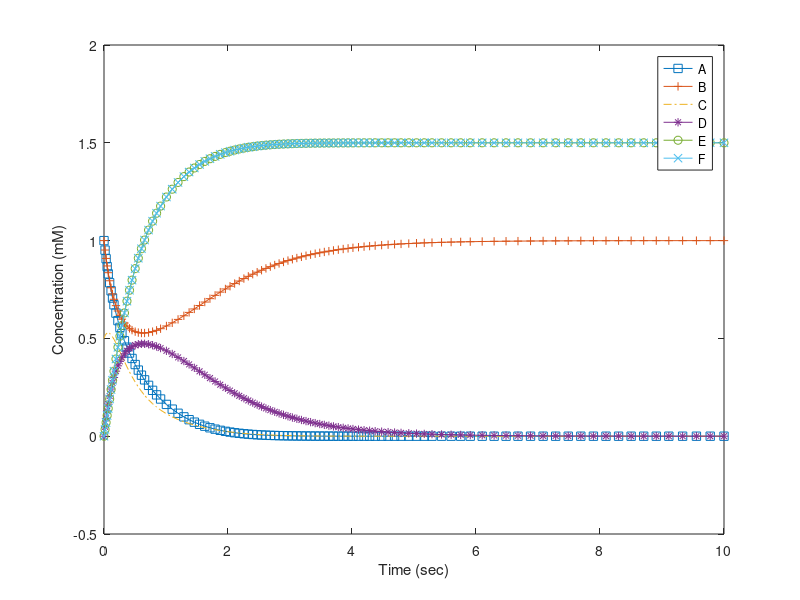
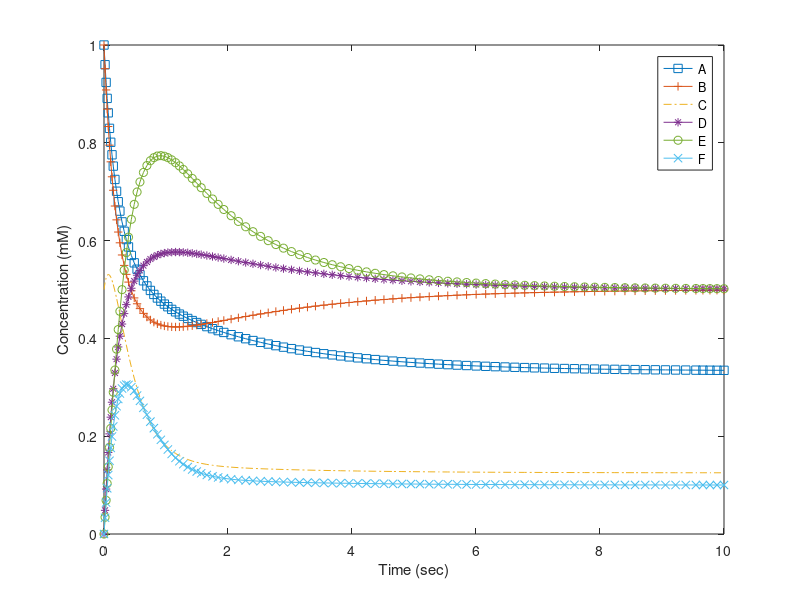
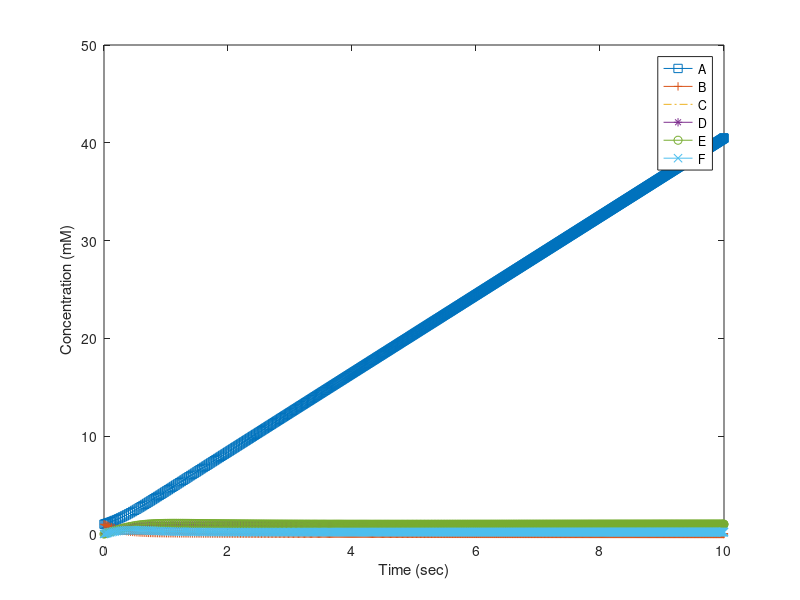
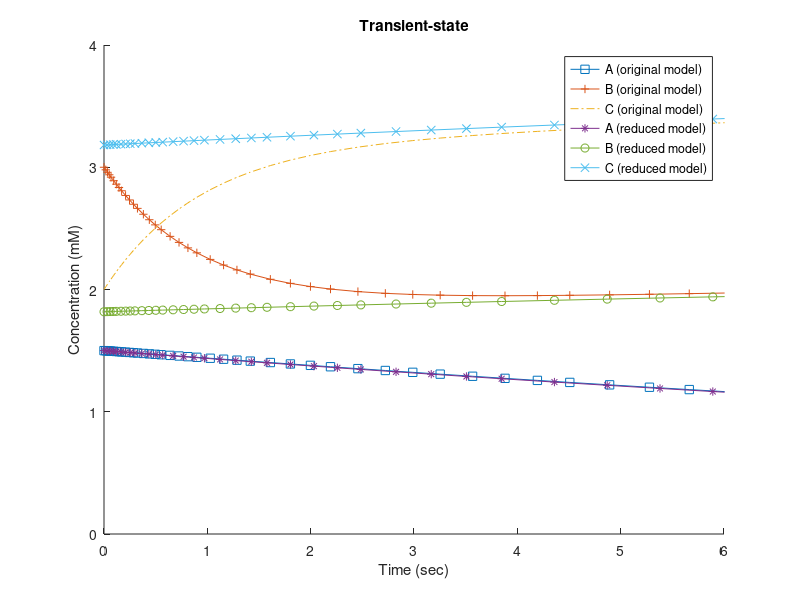

These figures' MATLAB source, in order:
function hw1()
    close all;
    
    tspan = [0 10];
    t_window = 1:10;
    
    % question 2.4.7 a) iii) 
    y0 = [ 1; 1; 1/2; 0; 0; 0;];
    [t,y] = ode45(@ODE1,tspan,y0);
    fig = figure;
    plot(t, y(:,1), '-s', t, y(:,2), '-+', t, y(:,3), '-.', t, y(:,4), '-*', t, y(:,5), '-o',t,y(:,6), '-x');
    xlabel('Time (sec)');
    ylabel('Concentration (mM)');
    legend('A','B','C','D','E','F');
    saveas(fig,'../img/2.4.7.a.iii.jpg');
    
    % question 2.4.7 b) iii)
    y0 = [ 1; 1; 1/2; 0; 0; 0;];
    [t,y] = ode45(@ODE2,tspan,y0);
    fig = figure;
    plot(t, y(:,1), '-s', t, y(:,2), '-+', t, y(:,3), '-.', t, y(:,4), '-*', t, y(:,5), '-o',t,y(:,6), '-x');
    xlabel('Time (sec)');
    ylabel('Concentration (mM)');
    legend('A','B','C','D','E','F');
    saveas(fig,'../img/2.4.7.b.iii.jpg');
    
    % question 2.4.7 b) iv)
    y0 = [ 1; 1; 1/2; 0; 0; 0;];
    [t,y] = ode45(@ODE3,tspan,y0);
    fig = figure;
    plot(t, y(:,1), '-s', t, y(:,2), '-+', t, y(:,3), '-.', t, y(:,4), '-*', t, y(:,5), '-o',t,y(:,6), '-x');
    xlabel('Time (sec)');
    ylabel('Concentration (mM)');
    legend('A','B','C','D','E','F');
    saveas(fig,'../img/2.4.7.b.iv.jpg');
    
    tspan = [0 100];

    % question 2.4.8 a) and c)
    y0 = [ 1.5; 3; 2;];
    [t,y] = ode45(@ODE4,tspan,y0);
    y0 = [ 1.5; 5;];
    [t_reduce,y_reduce] = ode45(@ODE5,tspan,y0);
    % transient
    fig = figure;
    hold on;
    k2 = 0.7;
    km2 = 0.4;
    y_reduce(:,3) = y_reduce(:,2) * k2  / ( k2 + km2 );
    y_reduce(:,2) = y_reduce(:,2) * km2 / ( k2 + km2 );
    plot(t, y(:,1), '-s', t, y(:,2), '-+', t, y(:,3), '-.')
    plot(t_reduce, y_reduce(:,1), '-*', t_reduce, y_reduce(:,2), '-o', t_reduce, y_reduce(:,3), '-x')
    axis([0,6,0,4]);
    xlabel('Time (sec)');
    ylabel('Concentration (mM)');
    title('Transient-state');
    legend('A (original model)','B (original model)','C (original model)', ...
        'A (reduced model)','B (reduced model)','C (reduced model)');
    saveas(fig,'../img/2.4.8.transient.jpg');
    % steady-state
    fig = figure;
    hold on;
    plot(t, y(:,1), '-s', t, y(:,2), '-+', t, y(:,3), '-.')
    plot(t_reduce, y_reduce(:,1), '-*', t_reduce, y_reduce(:,2), '-o', t_reduce, y_reduce(:,3), '-x')
    xlabel('Time (sec)');
    ylabel('Concentration (mM)');
    title('Steady-state');
    legend('A (original model)','B (original model)','C (original model)', ...
        'A (reduced model)','B (reduced model)','C (reduced model)');
    saveas(fig,'../img/2.4.8.steady.jpg');
   
    % question 2.4.9 a) and c)
    y0 = [ 6; 0;];
    [t,y] = ode45(@ODE6,tspan,y0);
    k1 = 11;
    km1 = 8;
    y0 = [ 6*km1/(k1+km1); 0;];
    [t_reduce,y_reduce] = ode45(@ODE7,tspan,y0);
    y_reduce(:,2) = k1 / km1 * y_reduce(:,1);
    % transient
    fig = figure;
    hold on;
    plot(t, y(:,1), '-s', t, y(:,2), '-+');
    plot(t_reduce, y_reduce(:,1), '-*', t_reduce, y_reduce(:,2), '-o');
    axis([0,40,0,7]);
    xlabel('Time (sec)');
    ylabel('Concentration (mM)');
    title('Transient-state');
    legend('A (original model)','B (original model)','A (reduced model)','B (reduced model)');
    saveas(fig,'../img/2.4.9.transient.jpg');
    % steady state
    fig = figure;
    hold on;
    plot(t, y(:,1), '-s', t, y(:,2), '-+');
    plot(t_reduce, y_reduce(:,1), '-*', t_reduce, y_reduce(:,2), '-o');
    xlabel('Time (sec)');
    axis([40,100,0,7]);
    ylabel('Concentration (mM)');
    title('Steady-state');
    legend('A (original model)','B (original model)','A (reduced model)','B (reduced model)');
    saveas(fig,'../img/2.4.9.steady.jpg');
end

function dydt = ODE1(t,y) % question 2.4.7 a) iii)
    k1 = 3;
    k2 = 1;
    k3 = 4;
    v1 = k1 * y(1) * y(2);
    v2 = k2 * y(4);
    v3 = k3 * y(3);
    dydt(1) =-v1; % dA/dt
    dydt(2) =-v1 + v2; % dB/dt
    dydt(3) = v1 - v3; % dC/dt
    dydt(4) = v1 - v2; % dD/dt
    dydt(5) = v3; % dE/dt
    dydt(6) = v3; % dF/dt
    dydt = dydt';
end

function dydt = ODE2(t,y) % question 2.4.7 b) iii)
    k0 = 0.5;
    k1 = 3;
    k2 = 1;
    k3 = 4;
    k4 = 1;
    k5 = 5;
    v0 = k0;
    v1 = k1 * y(1) * y(2);
    v2 = k2 * y(4);
    v3 = k3 * y(3);
    v4 = k4 * y(5);
    v5 = k5 * y(6);
    dydt(1) = v0 - v1; % dA/dt
    dydt(2) =-v1 + v2; % dB/dt
    dydt(3) = v1 - v3; % dC/dt
    dydt(4) = v1 - v2; % dD/dt
    dydt(5) = v3 - v4; % dE/dt
    dydt(6) = v3 - v5; % dF/dt
    dydt = dydt';
end

function dydt = ODE3(t,y) % question 2.4.7 b) iv)
    k0 = 5;
    k1 = 3;
    k2 = 1;
    k3 = 4;
    k4 = 1;
    k5 = 5;
    v0 = k0;
    v1 = k1 * y(1) * y(2);
    v2 = k2 * y(4);
    v3 = k3 * y(3);
    v4 = k4 * y(5);
    v5 = k5 * y(6);
    dydt(1) = v0 - v1; % dA/dt
    dydt(2) =-v1 + v2; % dB/dt
    dydt(3) = v1 - v3; % dC/dt
    dydt(4) = v1 - v2; % dD/dt
    dydt(5) = v3 - v4; % dE/dt
    dydt(6) = v3 - v5; % dF/dt
    dydt = dydt';
end

function dydt = ODE4(t,y) % question 2.4.8 a)
    k1 = 0.05;
    k2 = 0.7;
    km1 = 0.005;
    km2 = 0.4;
    dydt(1) =-k1 * y(1) + km1 * y(2); % dA/dt
    dydt(2) = k1 * y(1) - km1 * y(2) - k2 * y(2) + km2 * y(3); % dB/dt
    dydt(3) = k2 * y(2) - km2 * y(3); % dC/dt
    dydt = dydt';
end

function dydt = ODE5(t,y) % question 2.4.8 c)
    k1 = 0.05;
    k2 = 0.7;
    km1 = 0.005;
    km2 = 0.4;
    dydt(1) =-k1 * y(1) + km1 * km2 / ( k2 + km2 ) * y(2); % dA/dt
    dydt(2) = k1 * y(1) - km1 * km2 / ( k2 + km2 ) * y(2); % dD/dt
    dydt = dydt';

end

function dydt = ODE6(t,y) % question 2.4.9 a)
    k0 = 1;
    k1 = 11;
    km1 = 8;
    k2 = 0.2;
    dydt(1) = k0 - k2 * y(1) - k1 * y(1) + km1 * y(2); % dA/dt
    dydt(2) = k1 * y(1) - km1 * y(2); % dB/dt
    dydt = dydt';
end

function dydt = ODE7(t,y) % question 2.4.9 c)
    k0 = 1;
    k1 = 11;
    km1 = 8;
    k2 = 0.2;
    dydt(1) = k0 -  k2  * y(1); % dA/dt
    dydt(2) = 0;
    dydt = dydt';
end
